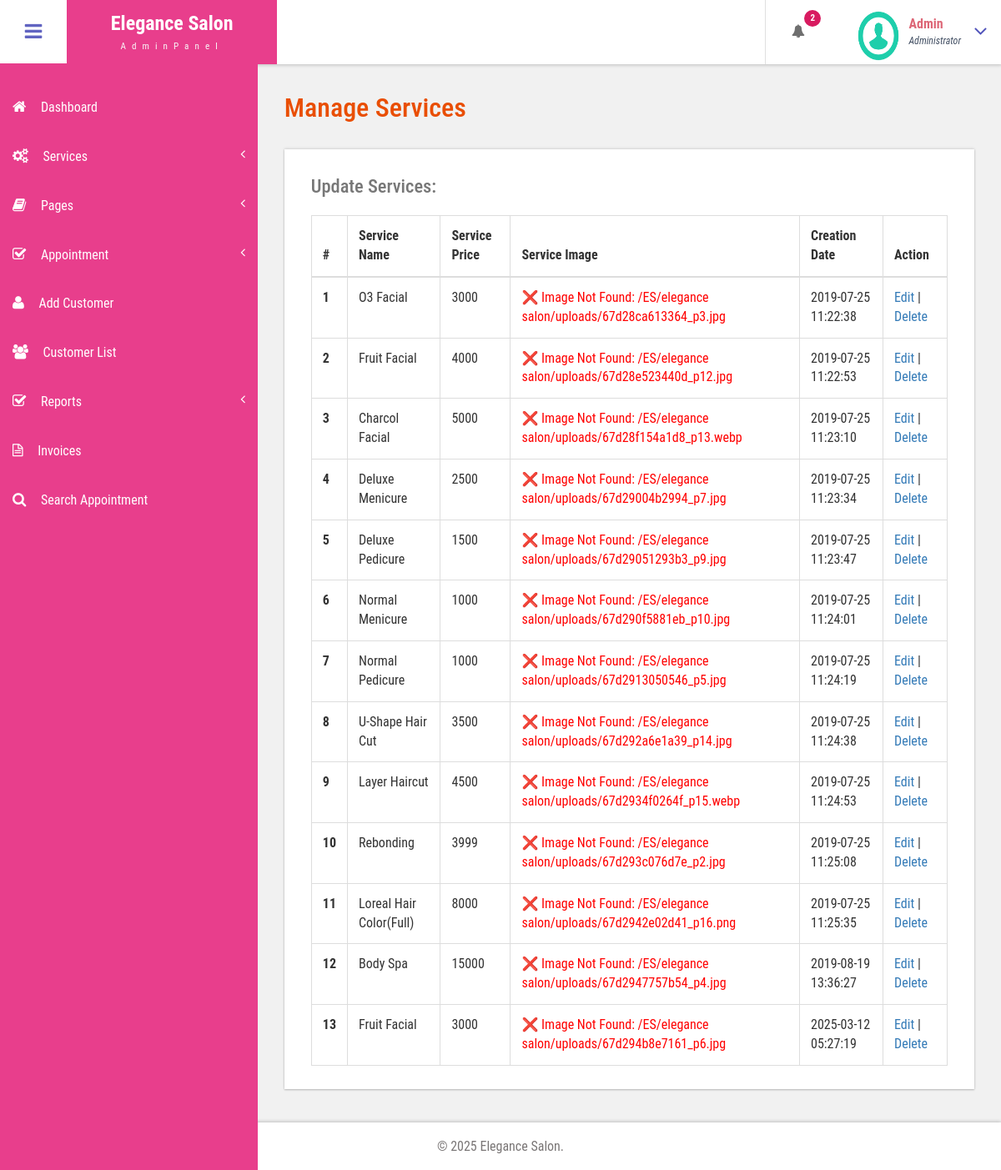
Page /admin/manage-services.php (signed in) on the committed database.
### tables this page shows
CREATE TABLE `tblservices` (
  `ID` int(10) NOT NULL,
  `ServiceName` varchar(200) DEFAULT NULL,
  `Cost` int(10) DEFAULT NULL,
  `CreationDate` timestamp NULL DEFAULT current_timestamp(),
  `Image` varchar(255) NOT NULL
);

### admin/manage-services.php (the view, shortened to what this page needs)
<?php
include('includes/dbconnection.php');
?>
<!DOCTYPE HTML>
<html>
<head>
    <link href="css/bootstrap.css" rel="stylesheet">
    <link href="css/style.css" rel="stylesheet">
    <link href="css/font-awesome.css" rel="stylesheet">
    <link href="css/animate.css" rel="stylesheet">
    <link href="css/custom.css" rel="stylesheet">
</head>
<body class="cbp-spmenu-push">
    <div class="main-content">
        <?php include_once('includes/sidebar.php'); ?>
        <?php include_once('includes/header.php'); ?>
        <div id="page-wrapper">
            <div class="main-page">
                <div class="tables">
                    <h3 class="title1">Manage Services</h3>
                    <div class="table-responsive bs-example widget-shadow">
                        <h4>Update Services:</h4>
                        <table class="table table-bordered">
                            <thead>
                                <tr>
                                    <th>#</th>
                                    <th>Service Name</th>
                                    <th>Service Price</th>
                                    <th>Service Image</th>
                                    <th>Creation Date</th>
                                    <th>Action</th>
                                </tr>
                            </thead>
                            <tbody>
                                <?php
                                $ret = mysqli_query($con, "SELECT * FROM tblservices");
                                $cnt = 1;
                                while ($row = mysqli_fetch_array($ret)) {
                                    $imagePath = "/ES/elegance salon/" . $row['Image'];
                                    $serverPath = $_SERVER['DOCUMENT_ROOT'] . $imagePath;
                                    echo "<tr>";
                                    echo "<th scope='row'>" . $cnt . "</th>";
                                    echo "<td>" . htmlspecialchars($row['ServiceName']) . "</td>";
                                    echo "<td>" . htmlspecialchars($row['Cost']) . "</td>";
                                    if (!empty($row['Image']) && file_exists($serverPath)) {
                                        echo "<td><img src='" . $imagePath . "' width='100' height='80'></td>";
                                    } else {
                                        echo "<td style='color:red;'>❌ Image Not Found: " . $imagePath . "</td>";
                                    }
                                    echo "<td>" . htmlspecialchars($row['CreationDate']) . "</td>";
                                    echo "<td>
                                            <a href='edit-services.php?editid=" . $row['ID'] . "'>Edit</a> |
                                            <a href='#' onclick='confirmDelete(" . $row['ID'] . ", \"" . $_SESSION['csrf_token'] . "\")'>Delete</a>
                                          </td>";
                                    echo "</tr>";
                                    $cnt++;
                                }
                                ?>
                            </tbody>
                        </table>
                    </div>
                </div>
            </div>
        </div>
        <?php include_once('includes/footer.php'); ?>
    </div>
</body>
</html>

### admin/includes/sidebar.php (shortened to what this page needs)
<div class=" sidebar" role="navigation">
          <div class="navbar-collapse">
      <nav class="cbp-spmenu cbp-spmenu-vertical cbp-spmenu-left" id="cbp-spmenu-s1">
        <ul class="nav" id="side-menu">
          <li>
            <a href="dashboard.php"><i class="fa fa-home nav_icon"></i>Dashboard</a>
          </li>
          <li>
            <a href="add-services.php"><i class="fa fa-cogs nav_icon"></i>Services<span class="fa arrow"></span> </a>
          </li>
          <li class="">
            <a href="about-us.php"><i class="fa fa-book nav_icon"></i>Pages <span class="fa arrow"></span></a>
          </li>
          <li>
            <a href="all-appointment.php"><i class="fa fa-check-square-o nav_icon"></i>Appointment<span class="fa arrow"></span></a>
          </li>
          <li>
            <a href="add-customer.php" class="chart-nav"><i class="fa fa-user nav_icon"></i>Add Customer</a>
          </li>
           <li>
            <a href="customer-list.php" class="chart-nav"><i class="fa fa-users nav_icon"></i>Customer List</a>
          </li>
            <li>
            <a href="#"><i class="fa fa-check-square-o nav_icon"></i>Reports<span class="fa arrow"></span></a>
          </li>
  <li>
            <a href="invoices.php" class="chart-nav"><i class="fa fa-file-text-o nav_icon"></i>Invoices</a>
          </li>
          <li>
            <a href="search-appointment.php" class="chart-nav"><i class="fa fa-search nav_icon"></i>Search Appointment</a>
          </li>
        </ul>
      </nav>
    </div>
  </div>

### admin/includes/header.php (shortened to what this page needs)
<div class="sticky-header header-section ">
      <div class="header-left">
        <button id="showLeftPush"><i class="fa fa-bars"></i></button>
        <div class="logo">
          <a href="index.html">
            <h1>Elegance Salon</h1>
            <span>AdminPanel</span>
          </a>
        </div>
      </div>
      <div class="header-right">
        <div class="profile_details_left">
          <ul class="nofitications-dropdown">
            <?php
$ret1=mysqli_query($con,"select ID,Name from  tblappointment where Status=''");
$num=mysqli_num_rows($ret1);
?>
            <li class="dropdown head-dpdn">
              <a href="#" class="dropdown-toggle" data-toggle="dropdown" aria-expanded="false"><i class="fa fa-bell"></i><span class="badge blue"><?php echo $num;?></span></a>
            </li>
          </ul>
          <div class="clearfix"> </div>
        </div>
        <div class="profile_details">
        <?php
$adid=$_SESSION['bpmsaid'];
$ret=mysqli_query($con,"select AdminName from tbladmin where ID='$adid'");
$row=mysqli_fetch_array($ret);
$name=$row['AdminName'];
?>
          <ul>
            <li class="dropdown profile_details_drop">
              <a href="#" class="dropdown-toggle" data-toggle="dropdown" aria-expanded="false">
                <div class="profile_img">
                  <span class="prfil-img"><img src="images/download (1).png" alt="" width="50" height="60"> </span>
                  <div class="user-name">
                    <p><?php echo $name; ?></p>
                    <span>Administrator</span>
                  </div>
                  <i class="fa fa-angle-down lnr"></i>
                  <div class="clearfix"></div>
                </div>
              </a>
            </li>
          </ul>
        </div>
      </div>
      <div class="clearfix"> </div>
    </div>

### admin/includes/footer.php
<div class="footer">
   <p>&copy; 2025  Elegance  Salon.</p>
</div>

### admin/css/custom.css (style rules this page uses)
#page-wrapper { padding:7em 2em 2.5em; background-color: #F1F1F1; }
.sidebar .arrow { float: right; }
.sidebar .fa.arrow:before { content: "\f104"; }

### rows in the picture
tblservices: ServiceName "O3 Facial", Cost "3000", Image "/ES/elegance salon/uploads/67d28ca613364_p3.jpg", CreationDate "2019-07-25 11:22:38"
tblservices: ServiceName "Fruit Facial", Cost "4000", Image "/ES/elegance salon/uploads/67d28e523440d_p12.jpg", CreationDate "2019-07-25 11:22:53"
tblservices: ServiceName "Charcol Facial", Cost "5000", Image "/ES/elegance salon/uploads/67d28f154a1d8_p13.webp", CreationDate "2019-07-25 11:23:10"
tblservices: ServiceName "Deluxe Menicure", Cost "2500", Image "/ES/elegance salon/uploads/67d29004b2994_p7.jpg", CreationDate "2019-07-25 11:23:34"
tblservices: ServiceName "Deluxe Pedicure", Cost "1500", Image "/ES/elegance salon/uploads/67d29051293b3_p9.jpg", CreationDate "2019-07-25 11:23:47"
tblservices: ServiceName "Normal Menicure", Cost "1000", Image "/ES/elegance salon/uploads/67d290f5881eb_p10.jpg", CreationDate "2019-07-25 11:24:01"
tblservices: ServiceName "Normal Pedicure", Cost "1000", Image "/ES/elegance salon/uploads/67d2913050546_p5.jpg", CreationDate "2019-07-25 11:24:19"
tblservices: ServiceName "U-Shape Hair Cut", Cost "3500", Image "/ES/elegance salon/uploads/67d292a6e1a39_p14.jpg", CreationDate "2019-07-25 11:24:38"
tblservices: ServiceName "Layer Haircut", Cost "4500", Image "/ES/elegance salon/uploads/67d2934f0264f_p15.webp", CreationDate "2019-07-25 11:24:53"
tblservices: ServiceName "Rebonding", Cost "3999", Image "/ES/elegance salon/uploads/67d293c076d7e_p2.jpg", CreationDate "2019-07-25 11:25:08"
tblservices: ServiceName "Loreal Hair Color(Full)", Cost "8000", Image "/ES/elegance salon/uploads/67d2942e02d41_p16.png", CreationDate "2019-07-25 11:25:35"
tblservices: ServiceName "Body Spa", Cost "15000", Image "/ES/elegance salon/uploads/67d2947757b54_p4.jpg", CreationDate "2019-08-19 13:36:27"
tblservices: ServiceName "Fruit Facial", Cost "3000", Image "/ES/elegance salon/uploads/67d294b8e7161_p6.jpg", CreationDate "2025-03-12 05:27:19"

### other values in the picture
$num "2"
$name "Admin"
